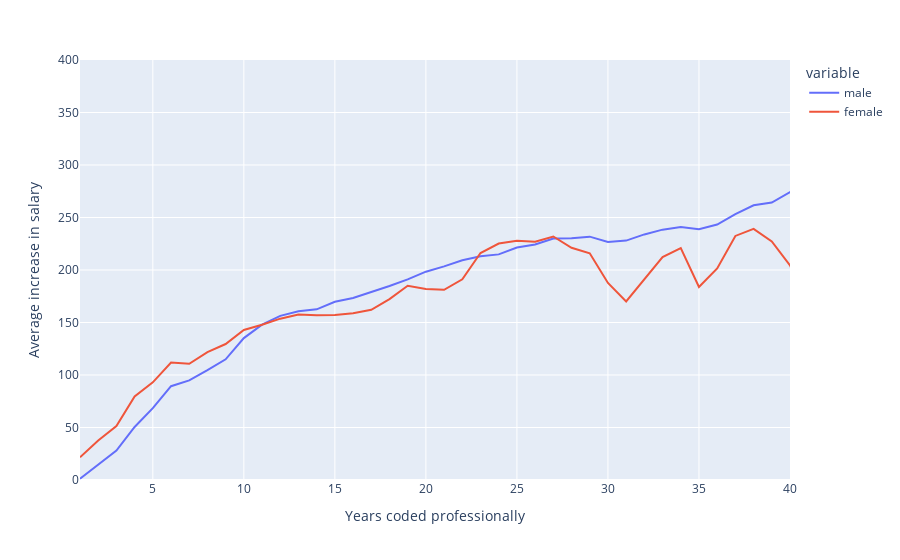

Notebook cell for this chart:
### Code cell
fig = px.line(smoothed_avg, x="YearsCodePro", y=['male', 'female'],
              range_x=[1, 40], range_y=[0, 400])
fig.update_layout(xaxis_title="Years coded professionally", yaxis_title="Average increase in salary")

fig.show()

### Figure 1 — Plotly figure (JSON) as saved in the notebook; plotly's stock layout.template omitted (floating-point values rounded to 4 significant figures)
{"data": [{"hovertemplate": "variable=male<br>YearsCodePro=%{x}<br>value=%{y}<extra></extra>", "legendgroup": "male", "line": {"color": "#636efa", "dash": "solid"}, "marker": {"symbol": "circle"}, "mode": "lines", "name": "male", "orientation": "v", "showlegend": true, "x": [1, 2, 3, 4, 5, 6, 7, 8, 9, 10, 11, 12, 13, 14, 15, 16, 17, 18, 19, 20, 21, 22, 23, 24, 25, 26, 27, 28, 29, 30, 31, 32, 33, 34, 35, 36, 37, 38, 39, 40, 41, 42, 43, 44, 45, 46, 47, 48, 49], "xaxis": "x", "y": [1.268, 14.52, 28.1, 50.53, 68.38, 89.32, 94.89, 104.6, 115.0, 135.1, 147.9, 156.3, 160.7, 162.5, 169.8, 173.3, 178.9, 184.8, 191.1, 198.4, 203.4, 209.3, 213.0, 214.9, 221.4, 224.3, 230.0, 230.1, 231.8, 226.7, 228.0, 233.9, 238.4, 240.9, 238.8, 243.3, 253.2, 261.7, 264.3, 274.3, 263.0, 259.5, 249.4, 257.9, 261.3, 249.5, 247.2, 248.3, 221.5], "yaxis": "y", "type": "scatter"}, {"hovertemplate": "variable=female<br>YearsCodePro=%{x}<br>value=%{y}<extra></extra>", "legendgroup": "female", "line": {"color": "#EF553B", "dash": "solid"}, "marker": {"symbol": "circle"}, "mode": "lines", "name": "female", "orientation": "v", "showlegend": true, "x": [1, 2, 3, 4, 5, 6, 7, 8, 9, 10, 11, 12, 13, 14, 15, 16, 17, 18, 19, 20, 21, 22, 23, 24, 25, 26, 27, 28, 29, 30, 31, 32, 33, 34, 35, 36, 37, 38, 39, 40, 41, 42, 43, 44, 45, 46, 47, 48, 49], "xaxis": "x", "y": [21.68, 37.62, 51.47, 79.63, 93.01, 111.9, 110.7, 121.7, 129.5, 142.8, 147.9, 153.7, 157.5, 156.8, 157.1, 158.7, 162.0, 172.3, 185.0, 182.0, 181.2, 191.2, 216.2, 225.2, 227.9, 226.9, 231.9, 221.2, 215.9, 187.6, 170.1, 191.3, 212.3, 220.9, 183.8, 201.4, 232.4, 239.2, 227.2, 204.5, 167.9, 185.9, 176.7, 256.6, 189.0, 92.65, 116.3, null, null], "yaxis": "y", "type": "scatter"}], "layout": {"xaxis": {"anchor": "y", "domain": [0.0, 1.0], "title": {"text": "Years coded professionally"}, "range": [1, 40]}, "yaxis": {"anchor": "x", "domain": [0.0, 1.0], "title": {"text": "Average increase in salary"}, "range": [0, 400]}, "legend": {"title": {"text": "variable"}, "tracegroupgap": 0}, "margin": {"t": 60}}}
